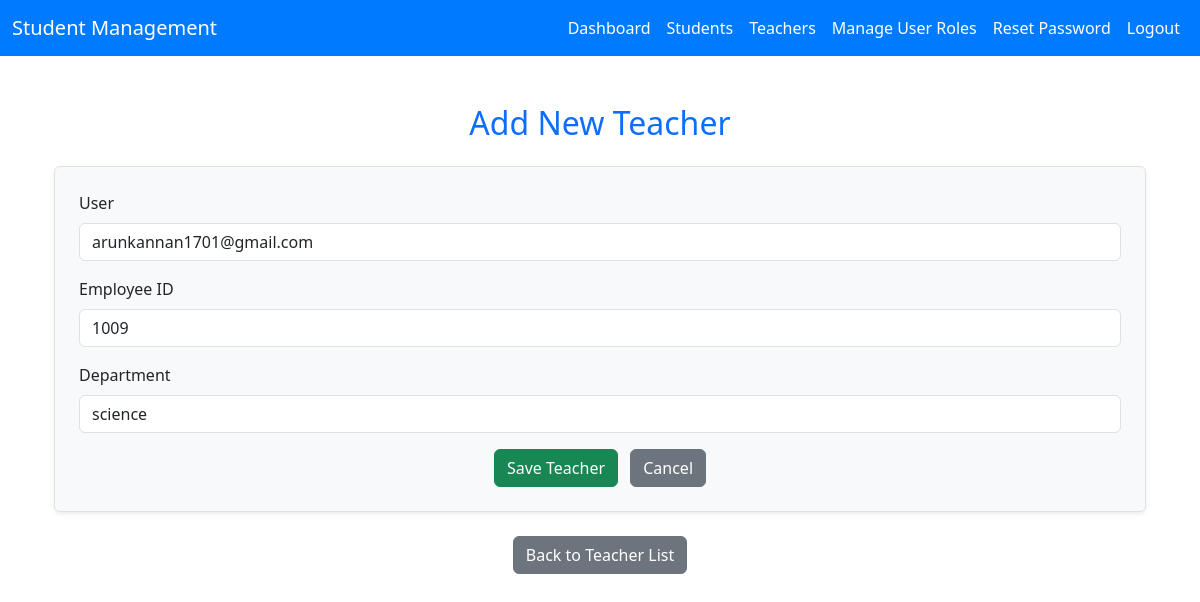
Page /adminpanel/teachers/2/update/ (signed in) on the committed database.
### teachers/models.py (models this page shows, shortened)
class Teacher(models.Model):
    user = models.OneToOneField(CustomUser, on_delete=models.CASCADE)
    employee_id = models.CharField(max_length=20, unique=True)
    department = models.CharField(max_length=100)
    date_joined = models.DateField(auto_now_add=True)

### adminpanel/views.py (the view)
# urls.py: path('teachers/<int:teacher_id>/update/', views.teacher_update, name='teacher_update'),
@login_required
@user_passes_test(is_admin)
def teacher_update(request, teacher_id):
    teacher = get_object_or_404(Teacher, pk=teacher_id)  # Get teacher by ID
    if request.method == 'POST':
        form = TeacherForm(request.POST, instance=teacher)  # Fill form with existing data
        if form.is_valid():
            form.save()  # Save the updated teacher data
            return redirect('teacher_detail', teacher_id=teacher.id)
    else:
        form = TeacherForm(instance=teacher)
    return render(request, 'adminpanel/teacher_form.html', {'form': form})

### adminpanel/forms.py
class TeacherForm(forms.ModelForm):
    user = CustomModelChoiceField(
        queryset=CustomUser.objects.all(),  # You will fix queryset inside __init__
        widget=forms.Select(attrs={'class': 'form-control'})
    )
    class Meta:
        model = Teacher
        fields = ['user', 'employee_id', 'department']
        widgets = {
            'employee_id': forms.TextInput(attrs={'class': 'form-control', 'placeholder': 'Enter Employee ID'}),
            'department': forms.TextInput(attrs={'class': 'form-control', 'placeholder': 'Enter Department'}),
        }
    def __init__(self, *args, **kwargs):
        super().__init__(*args, **kwargs)
        self.fields['user'].queryset = CustomUser.objects.exclude(role='admin')
        self.fields['user'].label = 'Teacher User'
        self.fields['employee_id'].label = 'Employee ID'
        self.fields['department'].label = 'Department'

### adminpanel/forms.py (called while the page is built)
    def label_from_instance(self, obj):
        return obj.email

### adminpanel/views.py (called while the page is built)
def is_admin(user):
    return user.is_authenticated and user.role == 'admin'

### templates/adminpanel/teacher_form.html (shortened to what this page needs)
{% extends "home/base.html" %}
{% load static %}
{% block content %}
<link href="https://cdn.jsdelivr.net/npm/bootstrap@5.3.0-alpha1/dist/css/bootstrap.min.css" rel="stylesheet" />
<div class="container mt-5">
    <h2 class="text-center text-primary mb-4">Add New Teacher</h2>
    <form method="post" class="p-4 border rounded bg-light shadow-sm">
        <div class="mb-3">
            <label for="{{ form.user.id_for_label }}" class="form-label">User</label>
            {{ form.user }}
        </div>
        <div class="mb-3">
            <label for="{{ form.employee_id.id_for_label }}" class="form-label">Employee ID</label>
            {{ form.employee_id }}
        </div>
        <div class="mb-3">
            <label for="{{ form.department.id_for_label }}" class="form-label">Department</label>
            {{ form.department }}
        </div>
        <div class="text-center">
            <button type="submit" class="btn btn-success">Save Teacher</button>
            <a href="{% url 'admin_dashboard' %}" class="btn btn-secondary ms-2">Cancel</a>
        </div>
    </form>
    <div class="text-center mt-4">
        <a href="{% url 'teacher_list' %}" class="btn btn-secondary">Back to Teacher List</a>
    </div>
</div>
{% endblock %}

### rows in the picture
Teacher: user "arunkannan1701@gmail.com", employee_id "1009", department "science"
